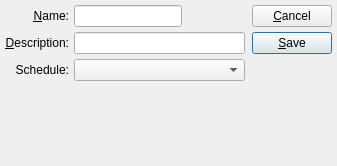
<?xml version="1.0" encoding="UTF-8"?>
<ui version="4.0">
 <comment>This file is part of the xTuple ERP: PostBooks Edition, a free and
open source Enterprise Resource Planning software suite,
Copyright (c) 1999-2019 by OpenMFG LLC, d/b/a xTuple.
It is licensed to you under the Common Public Attribution License
version 1.0, the full text of which (including xTuple-specific Exhibits)
is available at www.xtuple.com/CPAL.  By using this software, you agree
to be bound by its terms.</comment>
 <class>sale</class>
 <widget class="QDialog" name="sale">
  <property name="geometry">
   <rect>
    <x>0</x>
    <y>0</y>
    <width>337</width>
    <height>166</height>
   </rect>
  </property>
  <property name="windowTitle">
   <string>Sale</string>
  </property>
  <layout class="QHBoxLayout">
   <property name="spacing">
    <number>7</number>
   </property>
   <property name="margin">
    <number>5</number>
   </property>
   <item>
    <layout class="QVBoxLayout">
     <property name="spacing">
      <number>0</number>
     </property>
     <item>
      <layout class="QGridLayout">
       <property name="spacing">
        <number>5</number>
       </property>
       <item row="2" column="0">
        <widget class="QLabel" name="_scheduleLit">
         <property name="text">
          <string>Schedule:</string>
         </property>
         <property name="alignment">
          <set>Qt::AlignRight|Qt::AlignTrailing|Qt::AlignVCenter</set>
         </property>
        </widget>
       </item>
       <item row="0" column="0">
        <widget class="QLabel" name="_nameLit">
         <property name="text">
          <string>&amp;Name:</string>
         </property>
         <property name="alignment">
          <set>Qt::AlignRight|Qt::AlignTrailing|Qt::AlignVCenter</set>
         </property>
         <property name="buddy">
          <cstring>_name</cstring>
         </property>
        </widget>
       </item>
       <item row="2" column="1">
        <widget class="XComboBox" name="_ipshead"/>
       </item>
       <item row="1" column="0">
        <widget class="QLabel" name="_descriptionLit">
         <property name="text">
          <string>&amp;Description:</string>
         </property>
         <property name="alignment">
          <set>Qt::AlignRight|Qt::AlignTrailing|Qt::AlignVCenter</set>
         </property>
         <property name="buddy">
          <cstring>_description</cstring>
         </property>
        </widget>
       </item>
       <item row="1" column="1">
        <widget class="XLineEdit" name="_description"/>
       </item>
       <item row="0" column="1">
        <layout class="QHBoxLayout">
         <property name="spacing">
          <number>0</number>
         </property>
         <item>
          <widget class="XLineEdit" name="_name"/>
         </item>
         <item>
          <spacer name="Spacer29">
           <property name="orientation">
            <enum>Qt::Horizontal</enum>
           </property>
           <property name="sizeType">
            <enum>QSizePolicy::Expanding</enum>
           </property>
           <property name="sizeHint" stdset="0">
            <size>
             <width>20</width>
             <height>20</height>
            </size>
           </property>
          </spacer>
         </item>
        </layout>
       </item>
      </layout>
     </item>
     <item>
      <widget class="DateCluster" name="_dates"/>
     </item>
     <item>
      <spacer name="Spacer287">
       <property name="orientation">
        <enum>Qt::Vertical</enum>
       </property>
       <property name="sizeType">
        <enum>QSizePolicy::Expanding</enum>
       </property>
       <property name="sizeHint" stdset="0">
        <size>
         <width>20</width>
         <height>20</height>
        </size>
       </property>
      </spacer>
     </item>
    </layout>
   </item>
   <item>
    <layout class="QVBoxLayout">
     <property name="spacing">
      <number>0</number>
     </property>
     <item>
      <layout class="QVBoxLayout">
       <property name="spacing">
        <number>5</number>
       </property>
       <item>
        <widget class="QPushButton" name="_close">
         <property name="text">
          <string>&amp;Cancel</string>
         </property>
        </widget>
       </item>
       <item>
        <widget class="QPushButton" name="_save">
         <property name="text">
          <string>&amp;Save</string>
         </property>
         <property name="autoDefault">
          <bool>true</bool>
         </property>
         <property name="default">
          <bool>true</bool>
         </property>
        </widget>
       </item>
      </layout>
     </item>
     <item>
      <spacer name="Spacer30">
       <property name="orientation">
        <enum>Qt::Vertical</enum>
       </property>
       <property name="sizeType">
        <enum>QSizePolicy::Expanding</enum>
       </property>
       <property name="sizeHint" stdset="0">
        <size>
         <width>20</width>
         <height>20</height>
        </size>
       </property>
      </spacer>
     </item>
    </layout>
   </item>
  </layout>
 </widget>
 <layoutdefault spacing="6" margin="11"/>
 <customwidgets>
  <customwidget>
   <class>DateCluster</class>
   <extends>QWidget</extends>
   <header>datecluster.h</header>
   <container>1</container>
  </customwidget>
  <customwidget>
   <class>XComboBox</class>
   <extends>QComboBox</extends>
   <header>xcombobox.h</header>
  </customwidget>
  <customwidget>
   <class>XLineEdit</class>
   <extends>QLineEdit</extends>
   <header>xlineedit.h</header>
   <container>1</container>
  </customwidget>
 </customwidgets>
 <tabstops>
  <tabstop>_name</tabstop>
  <tabstop>_description</tabstop>
  <tabstop>_ipshead</tabstop>
  <tabstop>_save</tabstop>
  <tabstop>_close</tabstop>
 </tabstops>
 <includes>
  <include location="global">parameter.h</include>
 </includes>
 <resources/>
 <connections>
  <connection>
   <sender>_close</sender>
   <signal>clicked()</signal>
   <receiver>sale</receiver>
   <slot>reject()</slot>
   <hints>
    <hint type="sourcelabel">
     <x>20</x>
     <y>20</y>
    </hint>
    <hint type="destinationlabel">
     <x>20</x>
     <y>20</y>
    </hint>
   </hints>
  </connection>
 </connections>
</ui>
